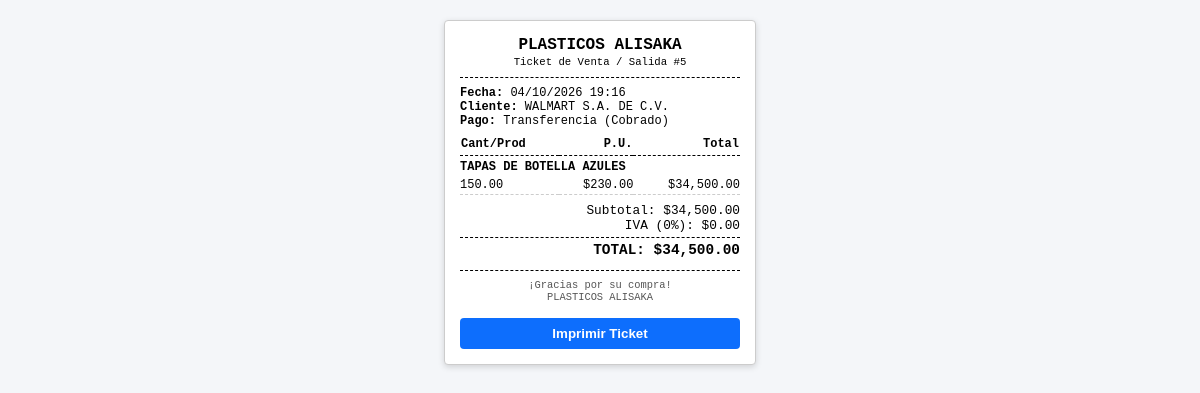
The page /ticket_salida.php?id=5 on the database its author committed.
### tables this page shows
CREATE TABLE `salidas` (
  `id` int NOT NULL AUTO_INCREMENT,
  `usuario_id` int NOT NULL,
  `cliente` varchar(150) DEFAULT 'Público General',
  `total` decimal(10,2) NOT NULL DEFAULT '0.00',
  `fecha` datetime DEFAULT CURRENT_TIMESTAMP,
  `estado_cobro` enum('cobrado','credito') DEFAULT 'cobrado',
  `fecha_vencimiento` date DEFAULT NULL,
  `metodo_cobro` enum('efectivo','transferencia','tarjeta') DEFAULT 'efectivo',
  `requiere_factura` tinyint(1) DEFAULT '0',
  `subtotal` decimal(10,2) DEFAULT '0.00',
  `iva` decimal(10,2) DEFAULT '0.00',
  `factura_url` varchar(255) DEFAULT NULL,
  `tipo_pago` enum('contado','credito') DEFAULT 'contado',
  `metodo_pago` enum('efectivo','transferencia','tarjeta') DEFAULT 'efectivo',
  `con_factura` tinyint(1) DEFAULT '0',
  `monto_total` decimal(10,2) DEFAULT '0.00',
  `fecha_salida` datetime DEFAULT CURRENT_TIMESTAMP,
  PRIMARY KEY (`id`)
);

CREATE TABLE `detalle_salidas` (
  `id` int NOT NULL AUTO_INCREMENT,
  `salida_id` int NOT NULL,
  `producto_id` int NOT NULL,
  `cantidad` decimal(10,2) NOT NULL,
  `precio_unitario` decimal(10,2) NOT NULL,
  `subtotal` decimal(10,2) NOT NULL,
  PRIMARY KEY (`id`),
  KEY `salida_id` (`salida_id`),
  CONSTRAINT `detalle_salidas_ibfk_1` FOREIGN KEY (`salida_id`) REFERENCES `salidas` (`id`) ON DELETE CASCADE
);

CREATE TABLE `productos` (
  `id` int NOT NULL AUTO_INCREMENT,
  `codigo` varchar(50) NOT NULL,
  `nombre` varchar(150) NOT NULL,
  `tipo_unidad` varchar(50) NOT NULL DEFAULT 'pieza',
  `unidades_por_empaque` decimal(10,2) NOT NULL DEFAULT '1.00',
  `costo_unitario` decimal(10,2) NOT NULL DEFAULT '0.00',
  `precio_venta` decimal(10,2) NOT NULL DEFAULT '0.00',
  `stock_actual` decimal(10,2) NOT NULL DEFAULT '0.00',
  `stock_minimo` decimal(10,2) NOT NULL DEFAULT '5.00',
  `imagen` varchar(255) DEFAULT 'uploads/productos/default.png',
  `creado_en` timestamp NULL DEFAULT CURRENT_TIMESTAMP,
  `foto_url` varchar(255) DEFAULT '',
  `stock` int NOT NULL DEFAULT '0',
  PRIMARY KEY (`id`),
  UNIQUE KEY `codigo` (`codigo`)
);

### ticket_salida.php (the view, shortened to what this page needs)
<?php
require_once __DIR__ . '/config/db.php';
$id = intval($_GET['id'] ?? 0);
$stmt = $pdo->prepare("SELECT * FROM salidas WHERE id = ?");
$stmt->execute([$id]);
$venta = $stmt->fetch();
$stmtDetalle = $pdo->prepare("
    SELECT ds.*, p.nombre AS producto_nombre
    FROM detalle_salidas ds
    LEFT JOIN productos p ON ds.producto_id = p.id
    WHERE ds.salida_id = ?
");
$stmtDetalle->execute([$id]);
$detalles = $stmtDetalle->fetchAll();
$subtotal = floatval($venta['subtotal'] ?? 0);
$iva = floatval($venta['iva'] ?? 0);
$total = floatval($venta['total'] ?? $venta['monto_total'] ?? 0);
$fecha = !empty($venta['fecha']) ? date('d/m/Y H:i', strtotime($venta['fecha'])) : date('d/m/Y H:i');
$metodoPago = ucfirst(htmlspecialchars($venta['metodo_cobro'] ?? $venta['metodo_pago'] ?? 'Efectivo'));
$estatusCobro = (($venta['estado_cobro'] ?? '') === 'credito') ? '(Crédito)' : '(Cobrado)';
?>
<!DOCTYPE html>
<html lang="es">
<head>
</head>
<body>
<div class="ticket-container">
    <div class="header">
        <strong class="empresa-title">PLASTICOS ALISAKA</strong>
        <small>Ticket de Venta / Salida #<?= htmlspecialchars($venta['id']) ?></small>
    </div>
    <div class="info-sec">
        <div><strong>Fecha:</strong> <?= $fecha ?></div>
        <div><strong>Cliente:</strong> <?= htmlspecialchars($venta['cliente'] ?? 'Público General') ?></div>
        <div><strong>Pago:</strong> <?= $metodoPago ?> <?= $estatusCobro ?></div>
    </div>
    <table class="tabla-productos">
        <thead>
            <tr>
                <th style="text-align: left;">Cant/Prod</th>
                <th style="text-align: right;">P.U.</th>
                <th style="text-align: right;">Total</th>
            </tr>
        </thead>
        <tbody>
            <?php if (!empty($detalles)): ?>
                <?php foreach ($detalles as $det): ?>
                    <tr>
                        <td colspan="3" class="prod-row"><?= htmlspecialchars($det['producto_nombre'] ?? 'Producto General') ?></td>
                    </tr>
                    <tr class="det-row">
                        <td><?= number_format(floatval($det['cantidad'] ?? 0), 2) ?></td>
                        <td style="text-align: right;">$<?= number_format(floatval($det['precio_unitario'] ?? 0), 2) ?></td>
                        <td style="text-align: right;">$<?= number_format(floatval($det['subtotal'] ?? ($det['cantidad'] * $det['precio_unitario'])), 2) ?></td>
                    </tr>
                <?php endforeach; ?>
            <?php endif; ?>
        </tbody>
    </table>
    <div class="totales-sec">
        <div>Subtotal: $<?= number_format($subtotal, 2) ?></div>
        <div>IVA (<?= ($venta['requiere_factura'] ?? 0) == 1 ? '16%' : '0%' ?>): $<?= number_format($iva, 2) ?></div>
        <div class="total-final">
            TOTAL: $<?= number_format($total, 2) ?>
        </div>
    </div>
    <div class="footer">
        ¡Gracias por su compra!<br>
        PLASTICOS ALISAKA
    </div>
    <button class="btn-imprimir" onclick="window.print();">
        Imprimir Ticket
    </button>
</div>
</body>
</html>

### ticket_salida.php (style rules this page uses)
body { font-family: 'Courier New', Courier, monospace; font-size: 0.8rem; background-color: #f4f6f9; color: #000; margin: 0; padding: 20px; display: flex; justify-content: center; }
.ticket-container { width: 280px; background: #fff; padding: 15px; border: 1px solid #ccc; border-radius: 4px; box-shadow: 0 2px 6px rgba(0,0,0,0.15); }
.header { text-align: center; border-bottom: 1px dashed #000; padding-bottom: 8px; margin-bottom: 8px; }
.empresa-title { font-size: 1rem; font-weight: bold; display: block; }
.info-sec { font-size: 0.75rem; margin-bottom: 8px; }
.tabla-productos { width: 100%; border-collapse: collapse; font-size: 0.75rem; margin-bottom: 8px; }
.tabla-productos th { text-align: left; border-bottom: 1px dashed #000; padding-bottom: 4px; }
.tabla-productos td { padding: 2px 0; }
.tabla-productos .prod-row { font-weight: bold; padding-top: 4px; }
.tabla-productos .det-row { border-bottom: 1px dashed #ccc; padding-bottom: 4px; }
.totales-sec { font-size: 0.8rem; text-align: right; }
.totales-sec .total-final { font-weight: bold; font-size: 0.9rem; margin-top: 4px; border-top: 1px dashed #000; padding-top: 4px; }
.footer { text-align: center; margin-top: 12px; padding-top: 8px; border-top: 1px dashed #000; font-size: 0.65rem; color: #555; }
.btn-imprimir { display: block; width: 100%; margin-top: 15px; padding: 8px; background-color: #0d6efd; color: white; text-align: center; border: none; border-radius: 4px; font-weight: bold; cursor: pointer; font-family: sans-serif; }

### rows shown on the page
salidas: id "5", fecha "04/10/2026 19:16", cliente "WALMART S.A. DE C.V.", metodo_cobro "Transferencia", estado_cobro "(Cobrado)", subtotal "34,500.00", iva "0.00", total "34,500.00"
detalle_salidas: producto.nombre "TAPAS DE BOTELLA AZULES", cantidad "150.00", precio_unitario "230.00", subtotal "34,500.00"
